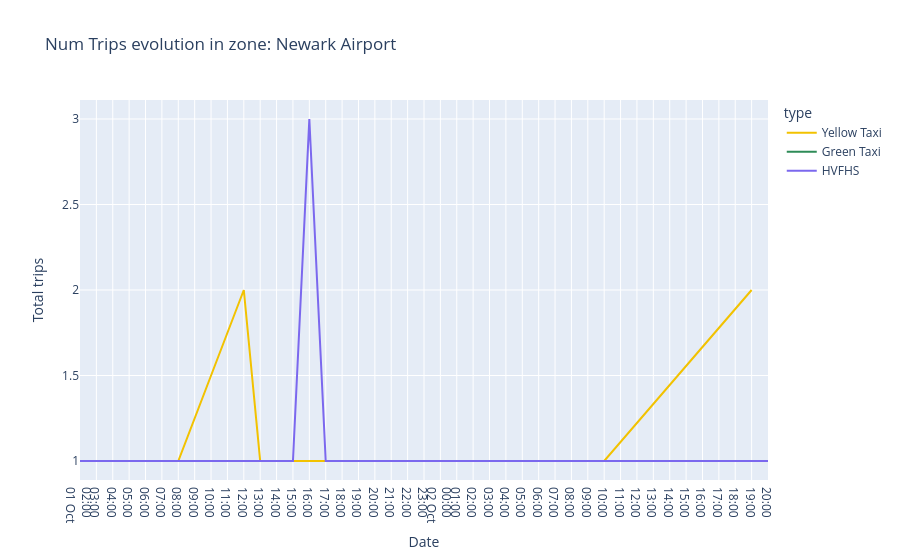

Notebook code for this chart:
### Code cell
creat_zone_view("Newark Airport", '2021-10-01', '2021-10-02')

### Figure 1 — Plotly figure (JSON) as saved in the notebook; plotly's stock layout.template omitted (floating-point values rounded to 4 significant figures)
{"data": [{"hovertemplate": "Date: %{x|%Y-%m-%d %H:%M}<br>Total trips: %{y}<extra>%{fullData.name}</extra>", "legendgroup": "Yellow Taxi", "line": {"color": "#F2C200", "dash": "solid"}, "marker": {"symbol": "circle"}, "mode": "lines", "name": "Yellow Taxi", "orientation": "v", "showlegend": true, "type": "scatter", "x": ["2021-10-01T02:00:00.000000", "2021-10-01T08:00:00.000000", "2021-10-01T12:00:00.000000", "2021-10-01T13:00:00.000000", "2021-10-01T14:00:00.000000", "2021-10-01T16:00:00.000000", "2021-10-01T17:00:00.000000", "2021-10-02T06:00:00.000000", "2021-10-02T07:00:00.000000", "2021-10-02T10:00:00.000000", "2021-10-02T19:00:00.000000"], "xaxis": "x", "y": [1, 1, 2, 1, 1, 1, 1, 1, 1, 1, 2], "yaxis": "y"}, {"hovertemplate": "Date: %{x|%Y-%m-%d %H:%M}<br>Total trips: %{y}<extra>%{fullData.name}</extra>", "legendgroup": "Green Taxi", "line": {"color": "#2E8B57", "dash": "solid"}, "marker": {"symbol": "circle"}, "mode": "lines", "name": "Green Taxi", "orientation": "v", "showlegend": true, "type": "scatter", "x": ["2021-10-02T06:00:00.000000"], "xaxis": "x", "y": [1], "yaxis": "y"}, {"hovertemplate": "Date: %{x|%Y-%m-%d %H:%M}<br>Total trips: %{y}<extra>%{fullData.name}</extra>", "legendgroup": "HVFHS", "line": {"color": "#7B68EE", "dash": "solid"}, "marker": {"symbol": "circle"}, "mode": "lines", "name": "HVFHS", "orientation": "v", "showlegend": true, "type": "scatter", "x": ["2021-10-01T02:00:00.000000", "2021-10-01T08:00:00.000000", "2021-10-01T15:00:00.000000", "2021-10-01T16:00:00.000000", "2021-10-01T17:00:00.000000", "2021-10-01T20:00:00.000000", "2021-10-01T21:00:00.000000", "2021-10-02T07:00:00.000000", "2021-10-02T12:00:00.000000", "2021-10-02T17:00:00.000000", "2021-10-02T20:00:00.000000"], "xaxis": "x", "y": [1, 1, 1, 3, 1, 1, 1, 1, 1, 1, 1], "yaxis": "y"}], "layout": {"legend": {"title": {"text": "type"}, "tracegroupgap": 0}, "title": {"text": "Num Trips evolution in zone: Newark Airport"}, "xaxis": {"anchor": "y", "domain": [0, 1], "dtick": 3600000, "tickformat": "%H:%M\n%d %b", "ticklabelmode": "period", "title": {"text": "Date"}}, "yaxis": {"anchor": "x", "domain": [0, 1], "title": {"text": "Total trips"}}}}
